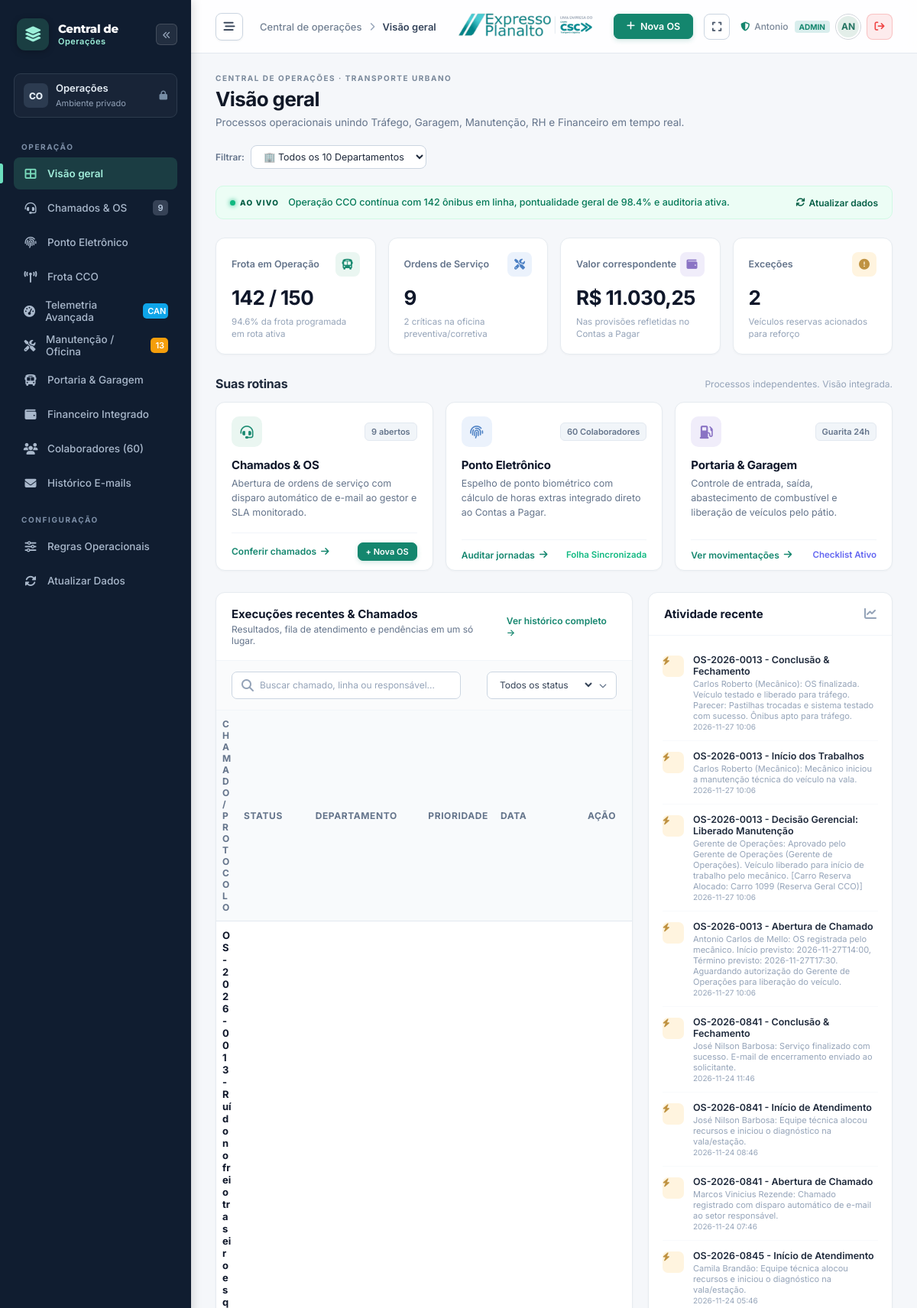
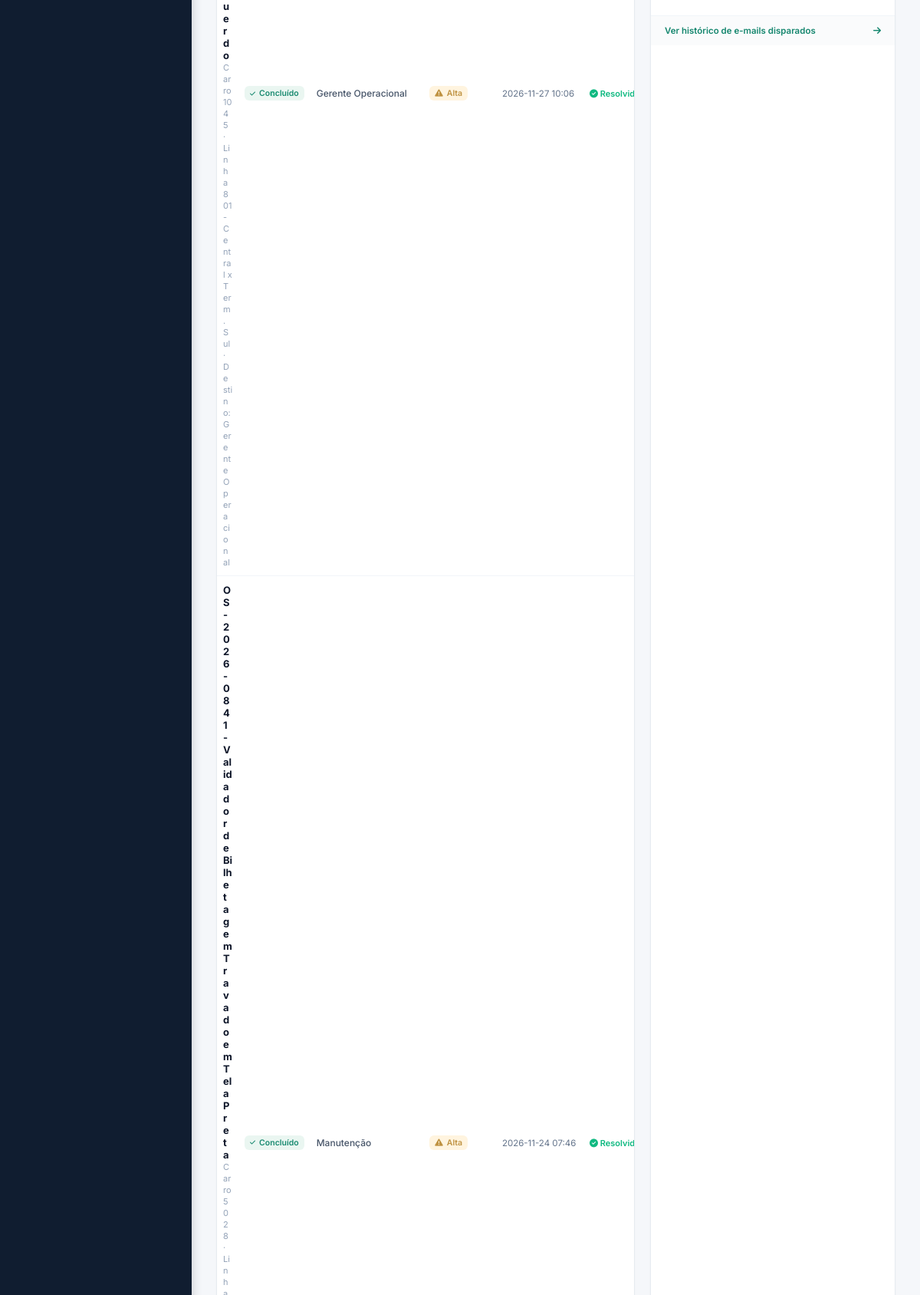
/ (signed in, upper part), run on the app's committed database (2 pictures, top to bottom).
### tables this page shows
CREATE TABLE chamados (
        id INTEGER PRIMARY KEY AUTOINCREMENT,
        protocolo TEXT UNIQUE NOT NULL,
        titulo TEXT NOT NULL,
        departamento_origem TEXT NOT NULL,
        departamento_destino TEXT NOT NULL,
        solicitante_id INTEGER,
        solicitante_nome TEXT NOT NULL,
        responsavel_id INTEGER,
        responsavel_nome TEXT,
        prioridade TEXT NOT NULL, -- Baixa, Média, Alta, Crítica
        categoria TEXT NOT NULL,  -- Mecânica, Elétrica, Ar Condicionado, Pneu, Bilhetagem, RH/Folha, Infra Garagem, Sinistro
        prefixo_veiculo TEXT,
        linha TEXT,
        descricao TEXT NOT NULL,
        resolucao TEXT,
        status TEXT NOT NULL DEFAULT 'Aberto', -- Aberto, Em Atendimento, Aguardando Peças, Concluído, Cancelado
        data_abertura DATETIME NOT NULL,
        data_previsao DATETIME,
        data_fechamento DATETIME,
        sla_horas INTEGER DEFAULT 24,
        email_abertura_enviado INTEGER DEFAULT 1,
        email_fechamento_enviado INTEGER DEFAULT 0,
        custo_estimado REAL DEFAULT 0.0, data_inicio_prevista TEXT, data_fim_prevista TEXT, data_inicio_real TEXT, data_fim_real TEXT, status_aprovacao TEXT DEFAULT 'Pendente Operação', aprovador_nome TEXT, data_aprovacao TEXT, motivo_rejeicao TEXT, carro_reserva TEXT,
        FOREIGN KEY (solicitante_id) REFERENCES usuarios(id)
    );

CREATE TABLE chamados_historico (
        id INTEGER PRIMARY KEY AUTOINCREMENT,
        chamado_id INTEGER NOT NULL,
        usuario_nome TEXT NOT NULL,
        acao TEXT NOT NULL,
        observacao TEXT,
        data_hora DATETIME NOT NULL,
        FOREIGN KEY (chamado_id) REFERENCES chamados(id)
    );

### app.py (the view)
@app.route("/")
def dashboard():
    if not session.get("is_admin"):
        default_route = session.get("default_route")
        if default_route and default_route != "dashboard":
            return redirect(url_for(default_route))
    departamento = request.args.get("dept", "Todos")
    conn = get_db()
    cursor = conn.cursor()
    cursor.execute("SELECT COUNT(*) FROM chamados WHERE status != 'Concluído'")
    chamados_abertos = cursor.fetchone()[0]
    cursor.execute("SELECT COUNT(*) FROM chamados WHERE prioridade = 'Crítica' AND status != 'Concluído'")
    chamados_criticos = cursor.fetchone()[0]
    cursor.execute("SELECT COUNT(*) FROM usuarios WHERE status = 'Ativo'")
    total_usuarios = cursor.fetchone()[0]
    cursor.execute("SELECT SUM(custo_hora_extra) FROM ponto_eletronico WHERE strftime('%Y-%m', data_ponto) = strftime('%Y-%m', 'now')")
    total_horas_extras = cursor.fetchone()[0] or 0.0
    cursor.execute("SELECT COUNT(*) FROM portaria_movimentacao WHERE date(data_hora) = date('now')")
    mov_portaria_hoje = cursor.fetchone()[0]
    if departamento != "Todos":
        cursor.execute("SELECT * FROM chamados WHERE departamento_destino = ? OR departamento_origem = ? ORDER BY data_abertura DESC LIMIT 10", (departamento, departamento))
    else:
        cursor.execute("SELECT * FROM chamados ORDER BY data_abertura DESC LIMIT 10")
    chamados_recentes = cursor.fetchall()
    cursor.execute("SELECT departamento, COUNT(*) as total FROM usuarios GROUP BY departamento ORDER BY total DESC")
    dept_stats = cursor.fetchall()
    cursor.execute("""
    SELECT h.id, h.chamado_id, c.protocolo, c.titulo, h.usuario_nome, h.acao, h.observacao, h.data_hora
    FROM chamados_historico h
    JOIN chamados c ON h.chamado_id = c.id
    ORDER BY h.data_hora DESC LIMIT 8
    """)
    atividades_recentes = cursor.fetchall()
    cursor.execute("SELECT SUM(valor) FROM financeiro_integracao WHERE tipo = 'Pagar' AND status = 'Pendente'")
    total_a_pagar = cursor.fetchone()[0] or 0.0
    cursor.execute("SELECT SUM(valor) FROM financeiro_integracao WHERE tipo = 'Receber' AND status = 'Pendente'")
    total_a_receber = cursor.fetchone()[0] or 0.0
    conn.close()
    return render_template(
        "index.html",
        chamados_abertos=chamados_abertos,
        chamados_criticos=chamados_criticos,
        total_usuarios=total_usuarios,
        total_horas_extras=total_horas_extras,
        mov_portaria_hoje=mov_portaria_hoje,
        chamados_recentes=chamados_recentes,
        dept_stats=dept_stats,
        atividades_recentes=atividades_recentes,
        total_a_pagar=total_a_pagar,
        total_a_receber=total_a_receber,
        departamento_atual=departamento
    )

### app.py (called while the page is built, shortened)
@app.before_request
def require_login():
    public_endpoints = ["static", "login_view", "login_post", "manifest", "service_worker"]
    if request.endpoint in public_endpoints:
        return None
    if not session.get("user_id"):
        if request.path.startswith("/api/"):
            return jsonify({"success": False, "error": "Sessão expirada. Faça login."}), 401
        return redirect(url_for("login_view", next=request.path))

@app.template_filter("moeda")
def moeda_filter(val):
    try:
        return f"{float(val or 0.0):,.2f}".replace(",", "X").replace(".", ",").replace("X", ".")
    except Exception:
        return "0,00"

def get_db():
    conn = sqlite3.connect(DB_PATH)
    conn.row_factory = sqlite3.Row
    return conn

### templates/index.html (shortened to what this page needs)
{% extends "base.html" %}
{% block page_breadcrumb %}Visão geral{% endblock %}
{% block content %}
<div class="page-heading">
  <div>
    <div class="eyebrow">CENTRAL DE OPERAÇÕES · TRANSPORTE URBANO</div>
    <h1>Visão geral</h1>
    <p>Processos operacionais unindo Tráfego, Garagem, Manutenção, RH e Financeiro em tempo real.</p>
  </div>
  <div style="display: flex; gap: 14px; align-items: center; flex-wrap: wrap;">
    <div style="display: flex; gap: 8px; align-items: center;">
      <span style="font-size: 12px; color: #64748b; font-weight: 600;">Filtrar:</span>
      <select class="form-select" style="width: auto; padding: 6px 12px; font-size: 12.5px;"
        onchange="window.location.href='/?dept=' + this.value">
        <option value="Todos" {% if departamento_atual=='Todos' %}selected{% endif %}>🏢 Todos os 10 Departamentos
        </option>
      </select>
    </div>
  </div>
</div>
<div class="demo-banner">
  <span class="demo-label"><span></span> AO VIVO</span>
  <p>Operação CCO contínua com 142 ônibus em linha, pontualidade geral de 98.4% e auditoria ativa.</p>
  <button onclick="window.location.reload()">
    <i class="fa-solid fa-arrows-rotate"></i> Atualizar dados
  </button>
</div>
<div class="metrics">
  <article class="metric">
    <div class="metric-top">
      <span>Frota em Operação</span>
      <span class="metric-icon emerald"><i class="fa-solid fa-bus"></i></span>
    </div>
    <strong>142 / 150</strong>
    <p>94.6% da frota programada em rota ativa</p>
  </article>
  <article class="metric">
    <div class="metric-top">
      <span>Ordens de Serviço</span>
      <span class="metric-icon blue"><i class="fa-solid fa-screwdriver-wrench"></i></span>
    </div>
    <strong>{{ chamados_abertos|default(9) }}</strong>
    <p>{{ chamados_criticos|default(2) }} críticas na oficina preventiva/corretiva</p>
  </article>
  <article class="metric">
    <div class="metric-top">
      <span>Valor correspondente</span>
      <span class="metric-icon violet"><i class="fa-solid fa-wallet"></i></span>
    </div>
    <strong>R$ {{ total_horas_extras|moeda }}</strong>
    <p>Nas provisões refletidas no Contas a Pagar</p>
  </article>
  <article class="metric">
    <div class="metric-top">
      <span>Exceções</span>
      <span class="metric-icon amber"><i class="fa-solid fa-circle-exclamation"></i></span>
    </div>
    <strong>2</strong>
    <p>Veículos reservas acionados para reforço</p>
  </article>
</div>
<div class="section-heading">
  <h2>Suas rotinas</h2>
  <span>Processos independentes. Visão integrada.</span>
</div>
<div class="routine-grid">
  <div class="routine-card">
    <div class="routine-card-top">
      <span class="type-icon emerald"><i class="fa-solid fa-headset"></i></span>
      <span class="subtle-chip">{{ chamados_abertos }} abertos</span>
    </div>
    <h3>Chamados & OS</h3>
    <p>Abertura de ordens de serviço com disparo automático de e-mail ao gestor e SLA monitorado.</p>
    <div class="routine-card-footer">
      <a href="{{ url_for('chamados_view') }}">
        Conferir chamados <i class="fa-solid fa-arrow-right"></i>
      </a>
      <button class="btn-primary" style="padding: 4px 10px; font-size: 11px;" onclick="openModalNovaOS()">
        + Nova OS
      </button>
    </div>
  </div>
  <div class="routine-card">
    <div class="routine-card-top">
      <span class="type-icon blue"><i class="fa-solid fa-fingerprint"></i></span>
      <span class="subtle-chip">60 Colaboradores</span>
    </div>
    <h3>Ponto Eletrônico</h3>
    <p>Espelho de ponto biométrico com cálculo de horas extras integrado direto ao Contas a Pagar.</p>
    <div class="routine-card-footer">
      <a href="{{ url_for('ponto_view') }}">
        Auditar jornadas <i class="fa-solid fa-arrow-right"></i>
      </a>
      <span style="font-size: 11.5px; color: #10b981; font-weight: 600;">Folha Sincronizada</span>
    </div>
  </div>
  <div class="routine-card">
    <div class="routine-card-top">
      <span class="type-icon violet"><i class="fa-solid fa-gas-pump"></i></span>
      <span class="subtle-chip">Guarita 24h</span>
    </div>
    <h3>Portaria & Garagem</h3>
    <p>Controle de entrada, saída, abastecimento de combustível e liberação de veículos pelo pátio.</p>
    <div class="routine-card-footer">
      <a href="{{ url_for('portaria_view') }}">
        Ver movimentações <i class="fa-solid fa-arrow-right"></i>
      </a>
      <span style="font-size: 11.5px; color: #6366f1; font-weight: 600;">Checklist Ativo</span>
    </div>
  </div>
</div>
<div class="operations-grid">
  <div class="panel">
    <div class="panel-heading">
      <div>
        <h2>Execuções recentes & Chamados</h2>
        <p>Resultados, fila de atendimento e pendências em um só lugar.</p>
      </div>
      <a href="{{ url_for('chamados_view') }}">Ver histórico completo &rarr;</a>
    </div>
    <div class="table-toolbar">
      <div class="search-field">
        <i class="fa-solid fa-magnifying-glass"></i>
        <input type="text" id="filterInput" placeholder="Buscar chamado, linha ou responsável..."
          onkeyup="filterTable()">
      </div>
      <div class="select-wrap">
        <select id="statusSelect" onchange="filterTable()">
          <option value="">Todos os status</option>
        </select>
        <i class="fa-solid fa-chevron-down" style="font-size: 10px;"></i>
      </div>
    </div>
    <div class="table-scroll">
      <table class="jobs-table" id="chamadosTable">
        <thead>
          <tr>
            <th>CHAMADO / PROTOCOLO</th>
            <th>STATUS</th>
            <th>DEPARTAMENTO</th>
            <th>PRIORIDADE</th>
            <th>DATA</th>
            <th>AÇÃO</th>
          </tr>
        </thead>
        <tbody>
          {% for ch in chamados_recentes %}
          <tr>
            <td>
              <strong style="color: #0f172a; display: block; font-size: 13px;">{{ ch.protocolo }} - {{ ch.titulo
                }}</strong>
              <span style="font-size: 11px; color: #94a3b8;">
                {% if ch.prefixo_veiculo %}Carro {{ ch.prefixo_veiculo }} · {% endif %}
                {% if ch.linha %}{{ ch.linha }} · {% endif %}
                Destino: {{ ch.departamento_destino }}
              </span>
            </td>
            <td>
              {% if ch.status == 'Aberto' %}
              <span class="status-badge open"><i class="fa-solid fa-circle" style="font-size: 6px;"></i> Aberto</span>
              {% elif ch.status == 'Em Andamento' %}
              <span class="status-badge in_progress"><i class="fa-solid fa-spinner" style="font-size: 8px;"></i> Em
                Andamento</span>
              {% else %}
              <span class="status-badge closed"><i class="fa-solid fa-check" style="font-size: 8px;"></i>
                Concluído</span>
              {% endif %}
            </td>
            <td>
              <span style="font-weight: 500; font-size: 12px; color: #475569;">{{ ch.departamento_destino }}</span>
            </td>
            <td>
              {% if ch.prioridade == 'Crítica' %}
              <span class="status-badge critical"><i class="fa-solid fa-bolt"></i> Crítica</span>
              {% elif ch.prioridade == 'Alta' %}
              <span class="status-badge open"><i class="fa-solid fa-triangle-exclamation"></i> Alta</span>
              {% else %}
              <span style="font-size: 12px; color: #64748b;">Normal</span>
              {% endif %}
            </td>
            <td>
              <span style="font-size: 11.5px; color: #64748b;">{{ ch.data_abertura[:16] }}</span>
            </td>
            <td>
              {% if ch.status != 'Concluído' %}
              <form action="{{ url_for('api_fechar_chamado') }}" method="POST" style="display:inline;"
                onsubmit="return confirm('Concluir este chamado e disparar e-mail de encerramento ao solicitante?')">
                <input type="hidden" name="chamado_id" value="{{ ch.id }}">
                <input type="hidden" name="resolucao" value="Serviço concluído conforme procedimento padrão.">
                <button type="submit" class="status-badge closed" style="cursor: pointer; border: 1px solid #10b981;"
                  title="Encerrar chamado">
                  <i class="fa-solid fa-check"></i> Fechar
                </button>
              </form>
              {% else %}
              <span style="font-size: 11px; color: #10b981; font-weight: 600;"><i class="fa-solid fa-circle-check"></i>
                Resolvido</span>
              {% endif %}
            </td>
          </tr>
          {% endfor %}
        </tbody>
      </table>
    </div>
  </div>
  <div class="panel">
    <div class="panel-heading">
      <h2>Atividade recente</h2>
      <i class="fa-solid fa-chart-line" style="color: #94a3b8;"></i>
    </div>
    <div class="activity-list">
      {% for atv in atividades_recentes %}
      <div class="activity-item">
        <span
          class="event-icon {% if atv.acao == 'Fechamento' %}success{% elif atv.acao == 'Abertura' %}info{% else %}warning{% endif %}">
          {% if atv.acao == 'Fechamento' %}
          <i class="fa-solid fa-check"></i>
          {% elif atv.acao == 'Abertura' %}
          <i class="fa-solid fa-paper-plane"></i>
          {% else %}
          <i class="fa-solid fa-bolt"></i>
          {% endif %}
        </span>
        <div>
          <strong>{{ atv.protocolo }} - {{ atv.acao }}</strong>
          <span>{{ atv.usuario_nome }}: {{ atv.observacao }}</span>
          <span style="font-size: 10px; color: #94a3b8; margin-top: 1px;">{{ atv.data_hora[:16] }}</span>
        </div>
      </div>
      {% endfor %}
    </div>
    <div style="padding: 12px 18px; border-top: 1px solid #f1f5f9; background: #fafbfc;">
      <a href="{{ url_for('emails_view') }}"
        style="font-size: 11.5px; color: var(--primary); font-weight: 600; display: flex; align-items: center; justify-content: space-between;">
        <span>Ver histórico de e-mails disparados</span>
        <i class="fa-solid fa-arrow-right"></i>
      </a>
    </div>
  </div>
</div>
{% endblock %}

### templates/index.html (style rules this page uses)
html, body, .app-shell, .main-shell, .main-content { overflow-x: hidden !important; max-width: 100vw; }
.operations-grid .table-scroll { overflow-x: hidden !important; scrollbar-width: none !important; -ms-overflow-style: none !important; }
.operations-grid .jobs-table { width: 100% !important; table-layout: auto !important; white-space: normal !important; }
.operations-grid .jobs-table th, .operations-grid .jobs-table td { padding: 10px 8px !important; font-size: 12px !important; }
.operations-grid .jobs-table th:first-child, .operations-grid .jobs-table td:first-child { white-space: normal !important; word-break: break-word !important; max-width: 260px !important; }
.operations-grid .jobs-table th:nth-child(2), .operations-grid .jobs-table td:nth-child(2), .operations-grid .jobs-table th:nth-child(3), .operations-grid .jobs-table td:nth-child(3), .operations-grid .jobs-table th:nth-child(4), .operations-grid .jobs-table td:nth-child(4), .operations-grid .jobs-table th:nth-child(5), .operations-grid .jobs-table td:nth-child(5), .operations-grid .jobs-table th:nth-child(6), .operations-grid .jobs-table td:nth-child(6) { white-space: nowrap !important; }
.operations-grid .status-badge { padding: 3px 7px !important; font-size: 10.5px !important; }

### data on the page
chamados: protocolo "OS-2026-0013", titulo "Ruído no freio traseiro esquerdo", prefixo_veiculo "1045", linha "Linha 801 - Central x Term. Sul", departamento_destino "Gerente Operacional", status "Concluído" (drawn), prioridade "Alta" (drawn), data_abertura "2026-11-27 10:06"
chamados: protocolo "OS-2026-0841", titulo "Validador de Bilhetagem Travado em Tela Preta", prefixo_veiculo "5028", status "Concluído" (drawn), departamento_destino "Manutenção", prioridade "Alta" (drawn), data_abertura "2026-11-24 07:46"
chamados_historico: protocolo "OS-2026-0013", acao "Conclusão & Fechamento", usuario_nome "Carlos Roberto (Mecânico)", observacao "OS finalizada. Veículo testado e liberado para tráfego. Parecer: Pastilhas trocadas e sistema testado com sucesso. Ônibus apto para tráfego.", data_hora "2026-11-27 10:06"
chamados_historico: protocolo "OS-2026-0013", acao "Início dos Trabalhos", usuario_nome "Carlos Roberto (Mecânico)", observacao "Mecânico iniciou a manutenção técnica do veículo na vala.", data_hora "2026-11-27 10:06"
chamados_historico: protocolo "OS-2026-0013", acao "Decisão Gerencial: Liberado Manutenção", usuario_nome "Gerente de Operações", observacao "Aprovado pelo Gerente de Operações (Gerente de Operações). Veículo liberado para início de trabalho pelo mecânico. [Carro Reserva Alocado: Carro 1099 (Reserva Geral CCO)]", data_hora "2026-11-27 10:06"
chamados_historico: protocolo "OS-2026-0013", acao "Abertura de Chamado", usuario_nome "Antonio Carlos de Mello", observacao "OS registrada pelo mecânico. Início previsto: 2026-11-27T14:00, Término previsto: 2026-11-27T17:30. Aguardando autorização do Gerente de Operações para liberação do veículo.", data_hora "2026-11-27 10:06"
chamados_historico: protocolo "OS-2026-0841", acao "Conclusão & Fechamento", usuario_nome "José Nilson Barbosa", observacao "Serviço finalizado com sucesso. E-mail de encerramento enviado ao solicitante.", data_hora "2026-11-24 11:46"
chamados_historico: protocolo "OS-2026-0841", acao "Início de Atendimento", usuario_nome "José Nilson Barbosa", observacao "Equipe técnica alocou recursos e iniciou o diagnóstico na vala/estação.", data_hora "2026-11-24 08:46"
chamados_historico: protocolo "OS-2026-0841", acao "Abertura de Chamado", usuario_nome "Marcos Vinicius Rezende", observacao "Chamado registrado com disparo automático de e-mail ao setor responsável.", data_hora "2026-11-24 07:46"
chamados_historico: protocolo "OS-2026-0845", acao "Início de Atendimento", usuario_nome "Camila Brandão", observacao "Equipe técnica alocou recursos e iniciou o diagnóstico na vala/estação.", data_hora "2026-11-24 05:46"

### other printed values
{{ chamados_abertos|default(9) }} "9"
{{ carros_manutencao_count|default(13) }} "13"
{{ chamados_criticos|default(2) }} "2"
{{ total_horas_extras|moeda }} "11.030,25"
{{ chamados_abertos }} "9"
